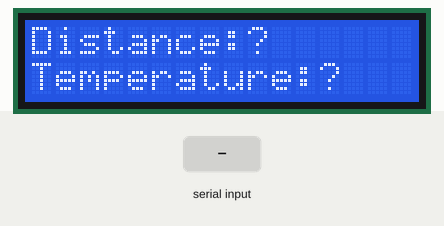
Bench run of a sketch on a simulated Arduino Uno, built with avr-gcc and run on an emulated ATmega328P. Shown: 16×2 character LCD. Inputs (shaded band) come from the test bench.

Above: at 1.2 s.
1.3 s: "1" received over the second serial link
At 1.9 s:
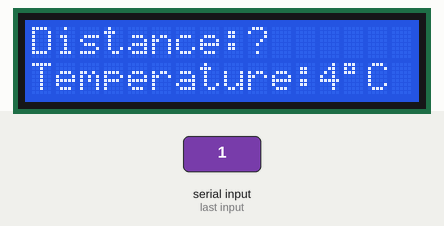
3.6 s: "0" received over the second serial link
At 4.0 s:
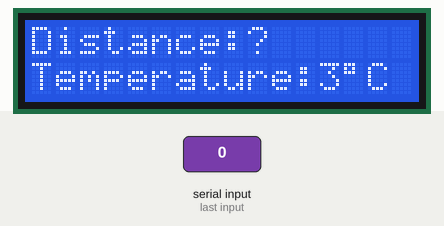
5.6 s: "2" received over the second serial link
At 6.0 s:
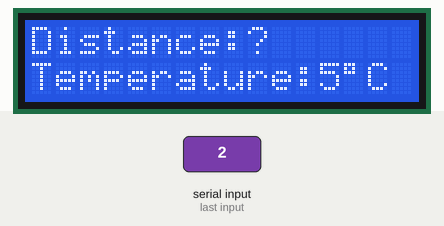
Timing chart, 0 to 8.6 s (numbered marks = the images above; inputs shaded):
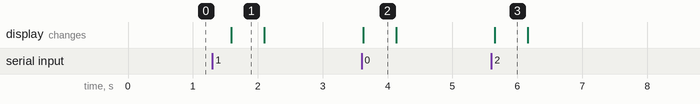

Measured:
- after the input at 1.3 s, the display: changes after 0.29 s (image 1)
- after the input at 3.6 s, the display: changes at once (image 2)
- after the input at 5.6 s, the display: changes after 0.05 s (image 3)
- what the display in image 1 shows lasts 0.5 s, from 1.6 s to 2.1 s

The sketch:

distance_measurement.ino
```cpp
/*


 */
#include <SoftwareSerial.h>
#include <LiquidCrystal.h>

SoftwareSerial scom(7, 6); // RX, TX

// LCD settings
const int rs = 12, en = 11, d4 = 5, d5 = 4, d6 = 3, d7 = 2;
LiquidCrystal lcd(rs, en, d4, d5, d6, d7);

void setup() {
  lcd.begin(16, 2);
  scom.begin(9600);
  scom.flush();
}

int distance = -1;
int temperature = -1;
unsigned int lsb = 0;
unsigned int msb = 0;

void loop() {
  lcd.clear();
  lcd.setCursor(0, 0);
  lcd.print("Distance:");
  if (distance<0) {
    lcd.print("?");
  } else {
    lcd.print(distance);
    lcd.print("mm");
  }
  lcd.setCursor(0, 1);
  lcd.print("Temperature:");
  if (temperature<0) {
    lcd.print("?");
  } else {
    lcd.print(temperature);
    lcd.write(0xdf);
    lcd.print("C");
  }

  scom.write(0x55);
  delay(250);
  if (scom.available()>=2) {
    msb=scom.read();
    lsb=scom.read();
    distance = (msb*256)+lsb;
  } else {
    distance = -1;
  }
  scom.write(0x50);
  delay(250);
  if (scom.available()>=1) {
    lsb=scom.read();
    temperature = lsb-45;
  } else {
    temperature = -1;
  }
}
```
